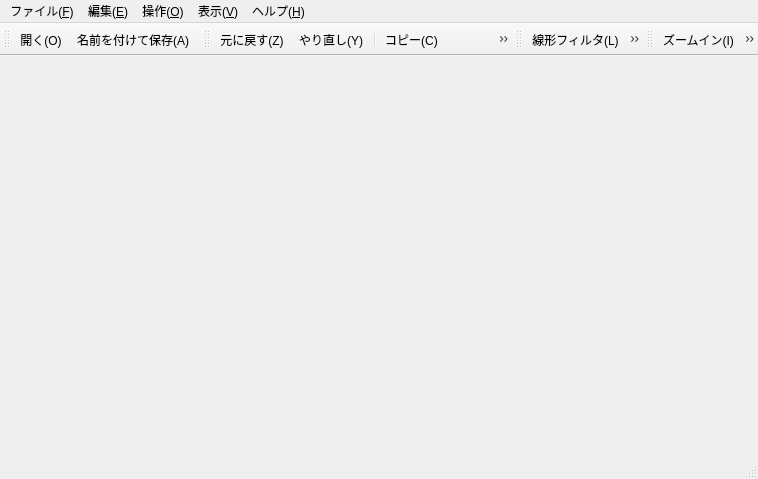
<?xml version="1.0" encoding="UTF-8"?>
<ui version="4.0">
 <class>MainWindow</class>
 <widget class="QMainWindow" name="MainWindow">
  <property name="geometry">
   <rect>
    <x>0</x>
    <y>0</y>
    <width>758</width>
    <height>479</height>
   </rect>
  </property>
  <property name="acceptDrops">
   <bool>true</bool>
  </property>
  <property name="windowTitle">
   <string>Simple Image</string>
  </property>
  <property name="windowIcon">
   <iconset resource="resource.qrc">
    <normaloff>:/icon/icon/filter.png</normaloff>:/icon/icon/filter.png</iconset>
  </property>
  <widget class="QMenuBar" name="menuBar">
   <property name="geometry">
    <rect>
     <x>0</x>
     <y>0</y>
     <width>758</width>
     <height>24</height>
    </rect>
   </property>
   <widget class="QMenu" name="menuFile">
    <property name="title">
     <string>ファイル(&amp;F)</string>
    </property>
    <addaction name="openAct"/>
    <addaction name="openClipboardAct"/>
    <addaction name="saveAsAct"/>
    <addaction name="separator"/>
    <addaction name="closeAct"/>
   </widget>
   <widget class="QMenu" name="menuHelp">
    <property name="title">
     <string>ヘルプ(&amp;H)</string>
    </property>
    <addaction name="aboutAct"/>
    <addaction name="aboutQtAct"/>
   </widget>
   <widget class="QMenu" name="menuEdit">
    <property name="enabled">
     <bool>true</bool>
    </property>
    <property name="title">
     <string>編集(&amp;E)</string>
    </property>
    <addaction name="undoAct"/>
    <addaction name="redoAct"/>
    <addaction name="separator"/>
    <addaction name="copyAct"/>
    <addaction name="pasteAct"/>
   </widget>
   <widget class="QMenu" name="menuView">
    <property name="title">
     <string>表示(&amp;V)</string>
    </property>
    <widget class="QMenu" name="menuToolBar">
     <property name="statusTip">
      <string>ツールバーの表示/非表示を切り替えます。</string>
     </property>
     <property name="title">
      <string>ツールバー(&amp;B)</string>
     </property>
     <addaction name="fileToolBarVisibleAct"/>
     <addaction name="editToolBarVisibleAct"/>
     <addaction name="filterToolBarVisibleAct"/>
     <addaction name="zoomToolBarVisibleAct"/>
    </widget>
    <widget class="QMenu" name="menuZoom">
     <property name="title">
      <string>ズーム(&amp;Z)</string>
     </property>
     <addaction name="zoomFullScaleAct"/>
     <addaction name="autoImageResizeAct"/>
     <addaction name="zoomInAct"/>
     <addaction name="zoomOutAct"/>
    </widget>
    <addaction name="menuZoom"/>
    <addaction name="separator"/>
    <addaction name="menuToolBar"/>
    <addaction name="statusBarVisibleAct"/>
    <addaction name="tabVisibleAct"/>
   </widget>
   <widget class="QMenu" name="menuOperate">
    <property name="title">
     <string>操作(&amp;O)</string>
    </property>
    <widget class="QMenu" name="menuOpeColor">
     <property name="title">
      <string>色(&amp;C)</string>
     </property>
     <addaction name="filterGrayscaleAct"/>
     <addaction name="filterTo1BitAct"/>
    </widget>
    <widget class="QMenu" name="menuOpeFilter">
     <property name="title">
      <string>フィルタ(&amp;F)</string>
     </property>
     <addaction name="linearFilterAct"/>
     <addaction name="medianFilterAct"/>
     <addaction name="normFilterAct"/>
     <addaction name="filterInsertRandomNoiseAct"/>
    </widget>
    <addaction name="menuOpeColor"/>
    <addaction name="menuOpeFilter"/>
   </widget>
   <addaction name="menuFile"/>
   <addaction name="menuEdit"/>
   <addaction name="menuOperate"/>
   <addaction name="menuView"/>
   <addaction name="menuHelp"/>
  </widget>
  <widget class="QStatusBar" name="statusBar">
   <property name="autoFillBackground">
    <bool>true</bool>
   </property>
  </widget>
  <widget class="QToolBar" name="fileToolBar">
   <property name="windowTitle">
    <string>ファイル</string>
   </property>
   <attribute name="toolBarArea">
    <enum>TopToolBarArea</enum>
   </attribute>
   <attribute name="toolBarBreak">
    <bool>false</bool>
   </attribute>
   <addaction name="openAct"/>
   <addaction name="saveAsAct"/>
  </widget>
  <widget class="QToolBar" name="editToolBar">
   <property name="windowTitle">
    <string>編集</string>
   </property>
   <attribute name="toolBarArea">
    <enum>TopToolBarArea</enum>
   </attribute>
   <attribute name="toolBarBreak">
    <bool>false</bool>
   </attribute>
   <addaction name="undoAct"/>
   <addaction name="redoAct"/>
   <addaction name="separator"/>
   <addaction name="copyAct"/>
   <addaction name="pasteAct"/>
  </widget>
  <widget class="QToolBar" name="filterToolBar">
   <property name="windowTitle">
    <string>フィルタ</string>
   </property>
   <attribute name="toolBarArea">
    <enum>TopToolBarArea</enum>
   </attribute>
   <attribute name="toolBarBreak">
    <bool>false</bool>
   </attribute>
   <addaction name="linearFilterAct"/>
   <addaction name="medianFilterAct"/>
   <addaction name="normFilterAct"/>
  </widget>
  <widget class="QToolBar" name="zoomToolBar">
   <property name="windowTitle">
    <string>ズーム</string>
   </property>
   <attribute name="toolBarArea">
    <enum>TopToolBarArea</enum>
   </attribute>
   <attribute name="toolBarBreak">
    <bool>false</bool>
   </attribute>
   <addaction name="zoomInAct"/>
   <addaction name="zoomOutAct"/>
  </widget>
  <action name="openAct">
   <property name="icon">
    <iconset resource="resource.qrc">
     <normaloff>:/icon/icon/open.png</normaloff>:/icon/icon/open.png</iconset>
   </property>
   <property name="text">
    <string>開く(&amp;O)...</string>
   </property>
   <property name="statusTip">
    <string>ファイルを開きます。</string>
   </property>
   <property name="shortcut">
    <string>Ctrl+O</string>
   </property>
  </action>
  <action name="saveAsAct">
   <property name="icon">
    <iconset resource="resource.qrc">
     <normaloff>:/icon/icon/save.png</normaloff>:/icon/icon/save.png</iconset>
   </property>
   <property name="text">
    <string>名前を付けて保存(&amp;A)...</string>
   </property>
   <property name="toolTip">
    <string>名前を付けて保存(A)</string>
   </property>
   <property name="statusTip">
    <string>ファイルに保存します。</string>
   </property>
   <property name="shortcut">
    <string>Ctrl+S</string>
   </property>
  </action>
  <action name="closeAct">
   <property name="text">
    <string>閉じる(&amp;X)</string>
   </property>
   <property name="statusTip">
    <string>プログラムを終了します。</string>
   </property>
  </action>
  <action name="aboutAct">
   <property name="text">
    <string>バージョン情報(&amp;A)</string>
   </property>
  </action>
  <action name="copyAct">
   <property name="enabled">
    <bool>true</bool>
   </property>
   <property name="icon">
    <iconset resource="resource.qrc">
     <normaloff>:/icon/icon/copy.png</normaloff>:/icon/icon/copy.png</iconset>
   </property>
   <property name="text">
    <string>コピー(&amp;C)</string>
   </property>
   <property name="statusTip">
    <string>編集中の画像をクリップボードにコピーします。</string>
   </property>
   <property name="shortcut">
    <string>Ctrl+C</string>
   </property>
  </action>
  <action name="pasteAct">
   <property name="enabled">
    <bool>true</bool>
   </property>
   <property name="icon">
    <iconset resource="resource.qrc">
     <normaloff>:/icon/icon/paste.png</normaloff>:/icon/icon/paste.png</iconset>
   </property>
   <property name="text">
    <string>貼り付け(&amp;P)</string>
   </property>
   <property name="statusTip">
    <string>クリップボードの画像を貼り付けます。</string>
   </property>
   <property name="shortcut">
    <string>Ctrl+V</string>
   </property>
  </action>
  <action name="statusBarVisibleAct">
   <property name="checkable">
    <bool>true</bool>
   </property>
   <property name="checked">
    <bool>true</bool>
   </property>
   <property name="text">
    <string>ステータスバー(&amp;S)</string>
   </property>
   <property name="statusTip">
    <string>ステータスバーを隠します。</string>
   </property>
  </action>
  <action name="aboutQtAct">
   <property name="text">
    <string>About &amp;Qt</string>
   </property>
  </action>
  <action name="filterGrayscaleAct">
   <property name="text">
    <string>グレースケール化(&amp;G)</string>
   </property>
   <property name="statusTip">
    <string>カラー画像を輝度値からグレースケールにします。</string>
   </property>
  </action>
  <action name="undoAct">
   <property name="enabled">
    <bool>true</bool>
   </property>
   <property name="icon">
    <iconset resource="resource.qrc">
     <normaloff>:/icon/icon/undo.png</normaloff>:/icon/icon/undo.png</iconset>
   </property>
   <property name="text">
    <string>元に戻す(&amp;Z)</string>
   </property>
   <property name="statusTip">
    <string>前の操作に戻ります。</string>
   </property>
   <property name="shortcut">
    <string>Ctrl+Z</string>
   </property>
  </action>
  <action name="redoAct">
   <property name="enabled">
    <bool>true</bool>
   </property>
   <property name="icon">
    <iconset resource="resource.qrc">
     <normaloff>:/icon/icon/redo.png</normaloff>:/icon/icon/redo.png</iconset>
   </property>
   <property name="text">
    <string>やり直し(&amp;Y)</string>
   </property>
   <property name="statusTip">
    <string>元に戻した操作をやり直します。</string>
   </property>
   <property name="shortcut">
    <string>Ctrl+Y</string>
   </property>
  </action>
  <action name="filterTo1BitAct">
   <property name="text">
    <string>2値化(&amp;B)...</string>
   </property>
   <property name="statusTip">
    <string>多値画像を白と黒の2値画像にします。</string>
   </property>
  </action>
  <action name="linearFilterAct">
   <property name="icon">
    <iconset resource="resource.qrc">
     <normaloff>:/icon/icon/filter.png</normaloff>:/icon/icon/filter.png</iconset>
   </property>
   <property name="text">
    <string>線形フィルタ(&amp;L)...</string>
   </property>
   <property name="statusTip">
    <string>近傍画素に係数をかけた総和を画素値にします。</string>
   </property>
  </action>
  <action name="medianFilterAct">
   <property name="icon">
    <iconset resource="resource.qrc">
     <normaloff>:/icon/icon/median.png</normaloff>:/icon/icon/median.png</iconset>
   </property>
   <property name="text">
    <string>メディアンフィルタ(&amp;M)</string>
   </property>
   <property name="statusTip">
    <string>近傍 3x3 画素の中央値を新たな画素値にします。</string>
   </property>
  </action>
  <action name="fileToolBarVisibleAct">
   <property name="checkable">
    <bool>true</bool>
   </property>
   <property name="checked">
    <bool>true</bool>
   </property>
   <property name="text">
    <string>ファイル(&amp;F)</string>
   </property>
   <property name="statusTip">
    <string/>
   </property>
  </action>
  <action name="normFilterAct">
   <property name="icon">
    <iconset resource="resource.qrc">
     <normaloff>:/icon/icon/norm.png</normaloff>:/icon/icon/norm.png</iconset>
   </property>
   <property name="text">
    <string>勾配ノルムフィルタ(&amp;G)...</string>
   </property>
   <property name="statusTip">
    <string>勾配 (gradient) のノルムを計算します。</string>
   </property>
  </action>
  <action name="filterToolBarVisibleAct">
   <property name="checkable">
    <bool>true</bool>
   </property>
   <property name="text">
    <string>フィルタ(&amp;T)</string>
   </property>
  </action>
  <action name="editToolBarVisibleAct">
   <property name="checkable">
    <bool>true</bool>
   </property>
   <property name="text">
    <string>編集(&amp;E)</string>
   </property>
  </action>
  <action name="openClipboardAct">
   <property name="text">
    <string>クリップボードから開く(&amp;C)</string>
   </property>
   <property name="statusTip">
    <string>クリップボードの画像を開きます。</string>
   </property>
  </action>
  <action name="tabVisibleAct">
   <property name="checkable">
    <bool>true</bool>
   </property>
   <property name="checked">
    <bool>true</bool>
   </property>
   <property name="text">
    <string>タブ(&amp;T)</string>
   </property>
   <property name="statusTip">
    <string>画像をタブで選べるようにします。</string>
   </property>
  </action>
  <action name="zoomToolBarVisibleAct">
   <property name="checkable">
    <bool>true</bool>
   </property>
   <property name="text">
    <string>ズーム(&amp;Z)</string>
   </property>
  </action>
  <action name="zoomInAct">
   <property name="icon">
    <iconset resource="resource.qrc">
     <normaloff>:/icon/icon/zoom_in.png</normaloff>:/icon/icon/zoom_in.png</iconset>
   </property>
   <property name="text">
    <string>ズームイン(&amp;I)</string>
   </property>
   <property name="statusTip">
    <string>拡大表示します。</string>
   </property>
   <property name="shortcut">
    <string>+</string>
   </property>
  </action>
  <action name="zoomOutAct">
   <property name="icon">
    <iconset resource="resource.qrc">
     <normaloff>:/icon/icon/zoom_out.png</normaloff>:/icon/icon/zoom_out.png</iconset>
   </property>
   <property name="text">
    <string>ズームアウト(&amp;O)</string>
   </property>
   <property name="statusTip">
    <string>縮小表示します。</string>
   </property>
   <property name="shortcut">
    <string>-</string>
   </property>
  </action>
  <action name="zoomFullScaleAct">
   <property name="text">
    <string>原寸大(&amp;F)</string>
   </property>
   <property name="statusTip">
    <string>画像のサイズで表示します。</string>
   </property>
  </action>
  <action name="autoImageResizeAct">
   <property name="checkable">
    <bool>true</bool>
   </property>
   <property name="text">
    <string>画面に合わせる(&amp;A)</string>
   </property>
   <property name="statusTip">
    <string>画面サイズに合わせて画像サイズを変更します。</string>
   </property>
  </action>
  <action name="filterInsertRandomNoiseAct">
   <property name="text">
    <string>ランダムノイズの追加(R)...</string>
   </property>
  </action>
 </widget>
 <layoutdefault spacing="6" margin="11"/>
 <resources>
  <include location="resource.qrc"/>
 </resources>
 <connections>
  <connection>
   <sender>closeAct</sender>
   <signal>triggered()</signal>
   <receiver>MainWindow</receiver>
   <slot>close()</slot>
   <hints>
    <hint type="sourcelabel">
     <x>-1</x>
     <y>-1</y>
    </hint>
    <hint type="destinationlabel">
     <x>199</x>
     <y>149</y>
    </hint>
   </hints>
  </connection>
  <connection>
   <sender>aboutAct</sender>
   <signal>triggered()</signal>
   <receiver>MainWindow</receiver>
   <slot>about()</slot>
   <hints>
    <hint type="sourcelabel">
     <x>-1</x>
     <y>-1</y>
    </hint>
    <hint type="destinationlabel">
     <x>199</x>
     <y>149</y>
    </hint>
   </hints>
  </connection>
  <connection>
   <sender>aboutQtAct</sender>
   <signal>triggered()</signal>
   <receiver>MainWindow</receiver>
   <slot>aboutQt()</slot>
   <hints>
    <hint type="sourcelabel">
     <x>-1</x>
     <y>-1</y>
    </hint>
    <hint type="destinationlabel">
     <x>199</x>
     <y>149</y>
    </hint>
   </hints>
  </connection>
  <connection>
   <sender>openAct</sender>
   <signal>triggered()</signal>
   <receiver>MainWindow</receiver>
   <slot>open()</slot>
   <hints>
    <hint type="sourcelabel">
     <x>-1</x>
     <y>-1</y>
    </hint>
    <hint type="destinationlabel">
     <x>199</x>
     <y>149</y>
    </hint>
   </hints>
  </connection>
  <connection>
   <sender>saveAsAct</sender>
   <signal>triggered()</signal>
   <receiver>MainWindow</receiver>
   <slot>saveAs()</slot>
   <hints>
    <hint type="sourcelabel">
     <x>-1</x>
     <y>-1</y>
    </hint>
    <hint type="destinationlabel">
     <x>199</x>
     <y>149</y>
    </hint>
   </hints>
  </connection>
  <connection>
   <sender>statusBarVisibleAct</sender>
   <signal>triggered(bool)</signal>
   <receiver>statusBar</receiver>
   <slot>setVisible(bool)</slot>
   <hints>
    <hint type="sourcelabel">
     <x>-1</x>
     <y>-1</y>
    </hint>
    <hint type="destinationlabel">
     <x>199</x>
     <y>288</y>
    </hint>
   </hints>
  </connection>
  <connection>
   <sender>copyAct</sender>
   <signal>triggered()</signal>
   <receiver>MainWindow</receiver>
   <slot>copy()</slot>
   <hints>
    <hint type="sourcelabel">
     <x>-1</x>
     <y>-1</y>
    </hint>
    <hint type="destinationlabel">
     <x>199</x>
     <y>149</y>
    </hint>
   </hints>
  </connection>
  <connection>
   <sender>pasteAct</sender>
   <signal>triggered()</signal>
   <receiver>MainWindow</receiver>
   <slot>paste()</slot>
   <hints>
    <hint type="sourcelabel">
     <x>-1</x>
     <y>-1</y>
    </hint>
    <hint type="destinationlabel">
     <x>199</x>
     <y>149</y>
    </hint>
   </hints>
  </connection>
  <connection>
   <sender>fileToolBarVisibleAct</sender>
   <signal>triggered(bool)</signal>
   <receiver>fileToolBar</receiver>
   <slot>setVisible(bool)</slot>
   <hints>
    <hint type="sourcelabel">
     <x>-1</x>
     <y>-1</y>
    </hint>
    <hint type="destinationlabel">
     <x>199</x>
     <y>33</y>
    </hint>
   </hints>
  </connection>
  <connection>
   <sender>fileToolBar</sender>
   <signal>visibilityChanged(bool)</signal>
   <receiver>fileToolBarVisibleAct</receiver>
   <slot>setChecked(bool)</slot>
   <hints>
    <hint type="sourcelabel">
     <x>199</x>
     <y>39</y>
    </hint>
    <hint type="destinationlabel">
     <x>-1</x>
     <y>-1</y>
    </hint>
   </hints>
  </connection>
  <connection>
   <sender>filterToolBarVisibleAct</sender>
   <signal>triggered(bool)</signal>
   <receiver>filterToolBar</receiver>
   <slot>setVisible(bool)</slot>
   <hints>
    <hint type="sourcelabel">
     <x>-1</x>
     <y>-1</y>
    </hint>
    <hint type="destinationlabel">
     <x>486</x>
     <y>40</y>
    </hint>
   </hints>
  </connection>
  <connection>
   <sender>filterToolBar</sender>
   <signal>visibilityChanged(bool)</signal>
   <receiver>filterToolBarVisibleAct</receiver>
   <slot>setChecked(bool)</slot>
   <hints>
    <hint type="sourcelabel">
     <x>486</x>
     <y>40</y>
    </hint>
    <hint type="destinationlabel">
     <x>-1</x>
     <y>-1</y>
    </hint>
   </hints>
  </connection>
  <connection>
   <sender>editToolBarVisibleAct</sender>
   <signal>triggered(bool)</signal>
   <receiver>editToolBar</receiver>
   <slot>setVisible(bool)</slot>
   <hints>
    <hint type="sourcelabel">
     <x>-1</x>
     <y>-1</y>
    </hint>
    <hint type="destinationlabel">
     <x>143</x>
     <y>40</y>
    </hint>
   </hints>
  </connection>
  <connection>
   <sender>editToolBar</sender>
   <signal>visibilityChanged(bool)</signal>
   <receiver>editToolBarVisibleAct</receiver>
   <slot>setChecked(bool)</slot>
   <hints>
    <hint type="sourcelabel">
     <x>143</x>
     <y>40</y>
    </hint>
    <hint type="destinationlabel">
     <x>-1</x>
     <y>-1</y>
    </hint>
   </hints>
  </connection>
  <connection>
   <sender>filterGrayscaleAct</sender>
   <signal>triggered()</signal>
   <receiver>MainWindow</receiver>
   <slot>filterGrayscale()</slot>
   <hints>
    <hint type="sourcelabel">
     <x>-1</x>
     <y>-1</y>
    </hint>
    <hint type="destinationlabel">
     <x>378</x>
     <y>239</y>
    </hint>
   </hints>
  </connection>
  <connection>
   <sender>filterTo1BitAct</sender>
   <signal>triggered()</signal>
   <receiver>MainWindow</receiver>
   <slot>filterTo1Bit()</slot>
   <hints>
    <hint type="sourcelabel">
     <x>-1</x>
     <y>-1</y>
    </hint>
    <hint type="destinationlabel">
     <x>378</x>
     <y>239</y>
    </hint>
   </hints>
  </connection>
  <connection>
   <sender>linearFilterAct</sender>
   <signal>triggered()</signal>
   <receiver>MainWindow</receiver>
   <slot>linearFilter()</slot>
   <hints>
    <hint type="sourcelabel">
     <x>-1</x>
     <y>-1</y>
    </hint>
    <hint type="destinationlabel">
     <x>378</x>
     <y>239</y>
    </hint>
   </hints>
  </connection>
  <connection>
   <sender>medianFilterAct</sender>
   <signal>triggered()</signal>
   <receiver>MainWindow</receiver>
   <slot>medianFilter()</slot>
   <hints>
    <hint type="sourcelabel">
     <x>-1</x>
     <y>-1</y>
    </hint>
    <hint type="destinationlabel">
     <x>378</x>
     <y>239</y>
    </hint>
   </hints>
  </connection>
  <connection>
   <sender>normFilterAct</sender>
   <signal>triggered()</signal>
   <receiver>MainWindow</receiver>
   <slot>normFilter()</slot>
   <hints>
    <hint type="sourcelabel">
     <x>-1</x>
     <y>-1</y>
    </hint>
    <hint type="destinationlabel">
     <x>378</x>
     <y>239</y>
    </hint>
   </hints>
  </connection>
  <connection>
   <sender>undoAct</sender>
   <signal>triggered()</signal>
   <receiver>MainWindow</receiver>
   <slot>undo()</slot>
   <hints>
    <hint type="sourcelabel">
     <x>-1</x>
     <y>-1</y>
    </hint>
    <hint type="destinationlabel">
     <x>378</x>
     <y>239</y>
    </hint>
   </hints>
  </connection>
  <connection>
   <sender>redoAct</sender>
   <signal>triggered()</signal>
   <receiver>MainWindow</receiver>
   <slot>redo()</slot>
   <hints>
    <hint type="sourcelabel">
     <x>-1</x>
     <y>-1</y>
    </hint>
    <hint type="destinationlabel">
     <x>378</x>
     <y>239</y>
    </hint>
   </hints>
  </connection>
  <connection>
   <sender>openClipboardAct</sender>
   <signal>triggered()</signal>
   <receiver>MainWindow</receiver>
   <slot>openClipboard()</slot>
   <hints>
    <hint type="sourcelabel">
     <x>-1</x>
     <y>-1</y>
    </hint>
    <hint type="destinationlabel">
     <x>378</x>
     <y>239</y>
    </hint>
   </hints>
  </connection>
  <connection>
   <sender>tabVisibleAct</sender>
   <signal>triggered(bool)</signal>
   <receiver>MainWindow</receiver>
   <slot>setTabVisible(bool)</slot>
   <hints>
    <hint type="sourcelabel">
     <x>-1</x>
     <y>-1</y>
    </hint>
    <hint type="destinationlabel">
     <x>378</x>
     <y>239</y>
    </hint>
   </hints>
  </connection>
  <connection>
   <sender>zoomToolBarVisibleAct</sender>
   <signal>triggered(bool)</signal>
   <receiver>zoomToolBar</receiver>
   <slot>setVisible(bool)</slot>
   <hints>
    <hint type="sourcelabel">
     <x>-1</x>
     <y>-1</y>
    </hint>
    <hint type="destinationlabel">
     <x>539</x>
     <y>40</y>
    </hint>
   </hints>
  </connection>
  <connection>
   <sender>zoomToolBar</sender>
   <signal>visibilityChanged(bool)</signal>
   <receiver>zoomToolBarVisibleAct</receiver>
   <slot>setChecked(bool)</slot>
   <hints>
    <hint type="sourcelabel">
     <x>539</x>
     <y>40</y>
    </hint>
    <hint type="destinationlabel">
     <x>-1</x>
     <y>-1</y>
    </hint>
   </hints>
  </connection>
  <connection>
   <sender>zoomInAct</sender>
   <signal>triggered()</signal>
   <receiver>MainWindow</receiver>
   <slot>zoomIn()</slot>
   <hints>
    <hint type="sourcelabel">
     <x>-1</x>
     <y>-1</y>
    </hint>
    <hint type="destinationlabel">
     <x>378</x>
     <y>239</y>
    </hint>
   </hints>
  </connection>
  <connection>
   <sender>zoomOutAct</sender>
   <signal>triggered()</signal>
   <receiver>MainWindow</receiver>
   <slot>zoomOut()</slot>
   <hints>
    <hint type="sourcelabel">
     <x>-1</x>
     <y>-1</y>
    </hint>
    <hint type="destinationlabel">
     <x>378</x>
     <y>239</y>
    </hint>
   </hints>
  </connection>
  <connection>
   <sender>zoomFullScaleAct</sender>
   <signal>triggered()</signal>
   <receiver>MainWindow</receiver>
   <slot>zoomFullScale()</slot>
   <hints>
    <hint type="sourcelabel">
     <x>-1</x>
     <y>-1</y>
    </hint>
    <hint type="destinationlabel">
     <x>378</x>
     <y>239</y>
    </hint>
   </hints>
  </connection>
  <connection>
   <sender>filterInsertRandomNoiseAct</sender>
   <signal>triggered()</signal>
   <receiver>MainWindow</receiver>
   <slot>filterInsertRandomNoise()</slot>
   <hints>
    <hint type="sourcelabel">
     <x>-1</x>
     <y>-1</y>
    </hint>
    <hint type="destinationlabel">
     <x>378</x>
     <y>239</y>
    </hint>
   </hints>
  </connection>
 </connections>
 <slots>
  <slot>saveAs()</slot>
  <slot>copy()</slot>
  <slot>paste()</slot>
  <slot>about()</slot>
  <slot>aboutQt()</slot>
  <slot>updateMenus()</slot>
  <slot>undo()</slot>
  <slot>redo()</slot>
  <slot>filterGrayscale()</slot>
  <slot>filterTo1Bit()</slot>
  <slot>linearFilter()</slot>
  <slot>medianFilter()</slot>
  <slot>normFilter()</slot>
  <slot>openClipboard()</slot>
  <slot>setTabVisible(bool)</slot>
  <slot>open()</slot>
  <slot>zoomIn()</slot>
  <slot>zoomOut()</slot>
  <slot>zoomFullScale()</slot>
  <slot>filterInsertRandomNoise()</slot>
 </slots>
</ui>
